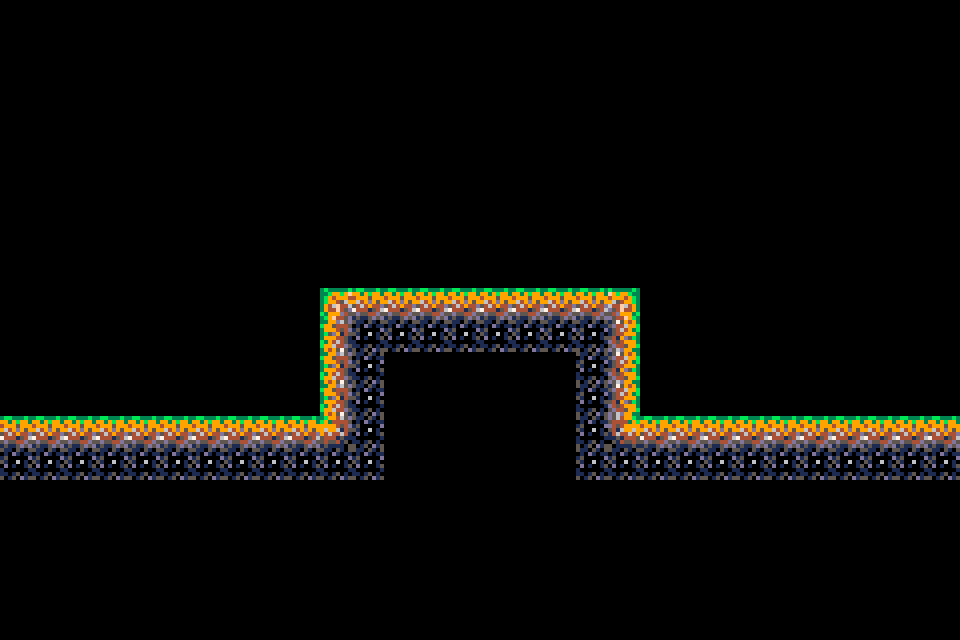

Rendered tile map (Tiled .tmx) drawn with the repository's tilesets; below, a short description and the full map source, tile grids included:
An orthogonal 30x20 tile map with 32x32 px tiles, 1 tile layer (Tile Layer 1) and 2 objects.

<map version="1.10" tiledversion="1.11.2" orientation="orthogonal" renderorder="right-down" width="30" height="20" tilewidth="32" tileheight="32" infinite="0" nextlayerid="4" nextobjectid="7">
 <editorsettings>
  <export target="testMap3.lua" format="lua" />
 </editorsettings>
 <tileset firstgid="1" name="tileset" tilewidth="32" tileheight="32" tilecount="18" columns="6">
  <image source="tiles.png" width="192" height="96" />
 </tileset>
 <layer id="1" name="Tile Layer 1" width="30" height="20">
  <data encoding="csv">
0,0,0,0,0,0,0,0,0,0,0,0,0,0,0,0,0,0,0,0,0,0,0,0,0,0,0,0,0,0,
0,0,0,0,0,0,0,0,0,0,0,0,0,0,0,0,0,0,0,0,0,0,0,0,0,0,0,0,0,0,
0,0,0,0,0,0,0,0,0,0,0,0,0,0,0,0,0,0,0,0,0,0,0,0,0,0,0,0,0,0,
0,0,0,0,0,0,0,0,0,0,0,0,0,0,0,0,0,0,0,0,0,0,0,0,0,0,0,0,0,0,
0,0,0,0,0,0,0,0,0,0,0,0,0,0,0,0,0,0,0,0,0,0,0,0,0,0,0,0,0,0,
0,0,0,0,0,0,0,0,0,0,0,0,0,0,0,0,0,0,0,0,0,0,0,0,0,0,0,0,0,0,
0,0,0,0,0,0,0,0,0,0,0,0,0,0,0,0,0,0,0,0,0,0,0,0,0,0,0,0,0,0,
0,0,0,0,0,0,0,0,0,0,0,0,0,0,0,0,0,0,0,0,0,0,0,0,0,0,0,0,0,0,
0,0,0,0,0,0,0,0,0,0,0,0,0,0,0,0,0,0,0,0,0,0,0,0,0,0,0,0,0,0,
0,0,0,0,0,0,0,0,0,0,1,2,2,2,2,2,2,2,2,3,0,0,0,0,0,0,0,0,0,0,
0,0,0,0,0,0,0,0,0,0,7,8,8,8,8,8,8,8,8,9,0,0,0,0,0,0,0,0,0,0,
0,0,0,0,0,0,0,0,0,0,7,8,16,16,16,16,16,16,8,9,0,0,0,0,0,0,0,0,0,0,
0,0,0,0,0,0,0,0,0,0,7,8,16,16,16,16,16,16,8,9,0,0,0,0,0,0,0,0,0,0,
2,2,2,2,2,2,2,2,2,2,12,8,16,16,16,16,16,16,8,11,2,2,2,2,2,2,2,2,2,2,
8,8,8,8,8,8,8,8,8,8,8,8,16,16,16,16,16,16,8,8,8,8,8,8,8,8,8,8,8,8,
16,16,16,16,16,16,16,16,16,16,16,16,16,16,16,16,16,16,16,16,16,16,16,16,16,16,16,16,16,16,
16,16,16,16,16,16,16,16,16,16,16,16,16,16,16,16,16,16,16,16,16,16,16,16,16,16,16,16,16,16,
16,16,16,16,16,16,16,16,16,16,16,16,16,16,16,16,16,16,16,16,16,16,16,16,16,16,16,16,16,16,
16,16,16,16,16,16,16,16,16,16,16,16,16,16,16,16,16,16,16,16,16,16,16,16,16,16,16,16,16,16,
16,16,16,16,16,16,16,16,16,16,16,16,16,16,16,16,16,16,16,16,16,16,16,16,16,16,16,16,16,16
</data>
 </layer>
 <objectgroup id="3" name="Ground">
  <object id="5" x="0" y="416" width="960" height="224" />
  <object id="6" x="320" y="288" width="320" height="128" />
 </objectgroup>
</map>